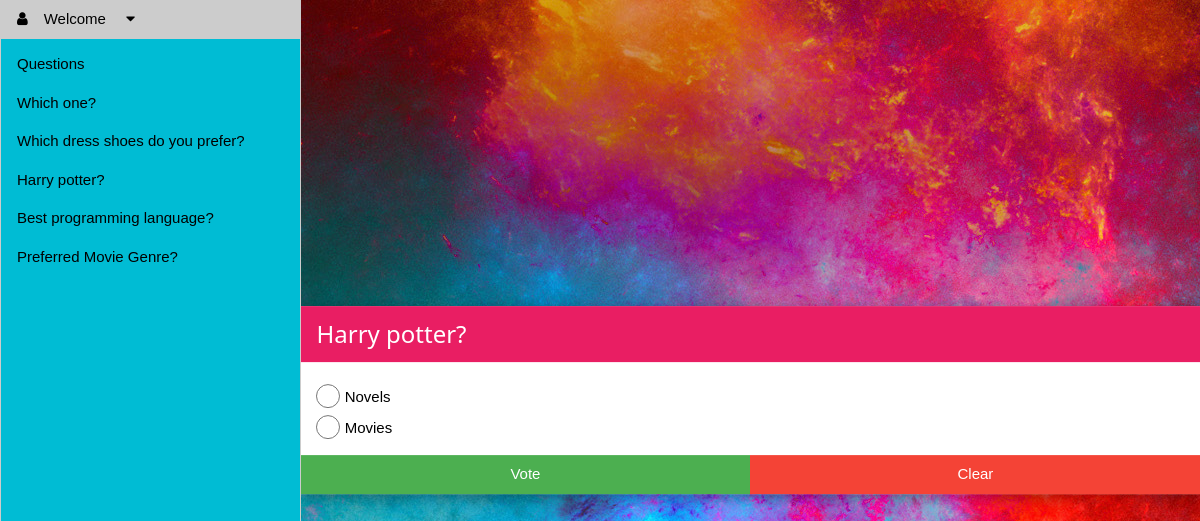
Screenshot of /polls/2/ (signed in) with the database file from the repository.
### polls/models.py (models this page shows, shortened)
class Question(models.Model):
    question_text = models.CharField(max_length=200)
    pub_date = models.DateTimeField('date published')
    def was_published_recently(self):
        now = timezone.now()
        return now - datetime.timedelta(days=1) <= self.pub_date <= now
    was_published_recently.admin_order_field = 'pub_date'
    was_published_recently.boolean = True
    was_published_recently.short_description = 'Published recently?'

class Choice(models.Model):
    question = models.ForeignKey(Question, on_delete=models.CASCADE)
    choice_text = models.CharField(max_length=200)
    votes = models.IntegerField(default=0)

### polls/views.py (the view)
# urls.py: path('<int:question_id>/', views.detail, name='detail'),
def detail(request, question_id):
    question = get_object_or_404(Question, pk=question_id)
    return render(request, 'polls/detail.html', {'question': question, 'latest_question_list': get_question_list()})

### polls/views.py (called while the page is built)
def get_question_list():
    return Question.objects.order_by('-pub_date')

### polls/templates/polls/detail.html (shortened to what this page needs)
{% extends "polls/base.html" %}
{% load static %}
{% block content %}
    <link rel="stylesheet" type="text/css" href="{% static 'polls/style.css' %}"/>
    {% if user.is_authenticated %}
        <div class="w3-row">
            <div class="w3-col l3 w3-border-left w3-cyan"
                 style="z-index:3;height:100vh;overflow:auto">
                <div class="w3-bar-block" id="mySidebar">
                    <div class="w3-dropdown-hover">
                        <a class="w3-button w3-bar-item"><i
                                class="w3-margin-right fa fa-user"></i>Welcome {{ user.first_name }}<i
                                class="w3-margin-left fa fa-caret-down"></i>
                        </a>
                    </div>
                    <div class="w3-bar-item">Questions</div>
                    {% if latest_question_list %}
                        {% for question in latest_question_list %}
                            <a href="{% url 'polls:detail' question.id %}"
                               class="w3-bar-item w3-button">{{ question.question_text }}</a>
                        {% endfor %}
                    {% else %}
                        <p>No polls are available.</p>
                    {% endif %}
                </div>
            </div>
            <div class="w3-col l9 w3-border-left w3-display-container" style="z-index:3;height:100vh;overflow:auto">
                <div class="w3-display-middle w3-modal-content w3-card-4">
                    <div class="w3-container w3-pink">
                        <h3>{{ question.question_text }}</h3>
                    </div>
                    <form action="{% url 'polls:vote' question.id %}" method="post">
                        <div class="w3-margin">
                            {% for choice in question.choice_set.all %}
                                <input class="w3-radio" type="radio" name="choice"
                                       id="choice{{ forloop.counter }}"
                                       value="{{ choice.id }}"/>
                                <label for="choice{{ forloop.counter }}">{{ choice.choice_text }}</label><br/>
                            {% endfor %}
                        </div>
                        <div class="w3-row">
                            <button class="w3-button w3-half w3-green" type="submit">Vote</button>
                            <button class="w3-button w3-half w3-red" type="reset">Clear</button>
                        </div>
                    </form>
                </div>
            </div>
        </div>
    {% endif %}
{% endblock %}

### polls/static/polls/style.css (style rules this page uses)
html, body, h1, h2, h3, h4, h5 { font-family: "Raleway", sans-serif }
html { box-sizing: border-box }
*, *:before, *:after { box-sizing: inherit }
html { -ms-text-size-adjust: 100%; -webkit-text-size-adjust: 100% }
body { margin: 0; background: url("images/background.jpg") no-repeat }
a { background-color: transparent; -webkit-text-decoration-skip: objects }
button, input, select, textarea { font: inherit; margin: 0 }
button, input { overflow: visible }
button, select { text-transform: none }
button, html [type=button], [type=reset], [type=submit] { -webkit-appearance: button }
[type=checkbox], [type=radio] { padding: 0 }
html, body { font-family: Verdana, sans-serif; font-size: 15px; line-height: 1.5 }
html { overflow-x: hidden }
h3 { font-size: 24px }
h1, h2, h3, h4, h5, h6 { font-family: "Segoe UI", Arial, sans-serif; font-weight: 400; margin: 10px 0 }
a { color: inherit }
.w3-btn, .w3-button { border: none; display: inline-block; padding: 8px 16px; vertical-align: middle; overflow: hidden; text-decoration: none; color: inherit; background-color: inherit; text-align: center; cursor: pointer; white-space: nowrap }
.w3-btn, .w3-button { -webkit-touch-callout: none; -webkit-user-select: none; -khtml-user-select: none; -moz-user-select: none; -ms-user-select: none; user-select: none }
.w3-tooltip, .w3-display-container { position: relative }
.w3-dropdown-click, .w3-dropdown-hover { position: relative; display: inline-block; cursor: pointer }
.w3-dropdown-hover:first-child, .w3-dropdown-click:hover { background-color: #ccc; color: #000 }
.w3-check, .w3-radio { width: 24px; height: 24px; position: relative; top: 6px }
.w3-bar-block .w3-dropdown-hover, .w3-bar-block .w3-dropdown-click { width: 100% }
.w3-bar-block .w3-dropdown-hover .w3-button, .w3-bar-block .w3-dropdown-click .w3-button { width: 100%; text-align: left; padding: 8px 16px }
.w3-modal-content { margin: auto; background-color: #fff; position: relative; padding: 0; outline: 0; width: 600px }
.w3-bar-block .w3-bar-item { width: 100%; display: block; padding: 8px 16px; text-align: left; border: none; white-space: normal; float: none; outline: 0 }
.w3-container:after, .w3-container:before, .w3-panel:after, .w3-panel:before, .w3-row:after, .w3-row:before, .w3-row-padding:after, .w3-row-padding:before, .w3-cell-row:before, .w3-cell-row:after, .w3-clear:after, .w3-clear:before, .w3-bar:before, .w3-bar:after { content: ""; display: table; clear: both }
.w3-col, .w3-half, .w3-third, .w3-twothird, .w3-threequarter, .w3-quarter { float: left; width: 100% }
@media (min-width: 601px) { .w3-col.m6, .w3-half { width: 49.99999% } }
@media (min-width: 993px) { .w3-col.l3 { width: 24.99999% } }
@media (min-width: 993px) { .w3-col.l9 { width: 74.99999% } }
@media (min-width: 993px) { .w3-modal-content { width: 900px } }
.w3-display-middle { position: absolute; top: 50%; left: 50%; transform: translate(-50%, -50%); -ms-transform: translate(-50%, -50%) }
.w3-container, .w3-panel { padding: 0.01em 16px }
.w3-card-4, .w3-hover-shadow:hover { box-shadow: 0 4px 10px 0 rgba(0, 0, 0, 0.2), 0 4px 20px 0 rgba(0, 0, 0, 0.19) }
.w3-border-left { border-left: 1px solid #ccc !important }
.w3-margin { margin: 16px !important }
.w3-margin-left { margin-left: 16px !important }
.w3-margin-right { margin-right: 16px !important }
.w3-cyan, .w3-hover-cyan:hover { color: #000 !important; background-color: #00bcd4 !important }
.w3-green, .w3-hover-green:hover { color: #fff !important; background-color: #4CAF50 !important }
.w3-pink, .w3-hover-pink:hover { color: #fff !important; background-color: #e91e63 !important }
.w3-red, .w3-hover-red:hover { color: #fff !important; background-color: #f44336 !important }

### rows the page displays
Question: question_text "Which one?"
Question: question_text "Which dress shoes do you prefer?"
Question: question_text "Harry potter?"
Question: question_text "Best programming language?"
Question: question_text "Preferred Movie Genre?"
Choice: choice_text "Novels"
Choice: choice_text "Movies"
